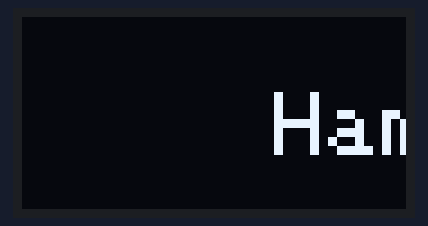
Recording of a sketch running on a simulated Arduino Uno, built with avr-gcc and run on an emulated ATmega328P. Shown: 128×64 one-colour display. What the sketch prints to the serial monitor is not drawn.

Above: at 0.54 s.
At 5.08 s:
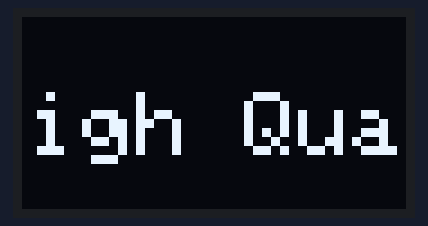
At 9.61 s:
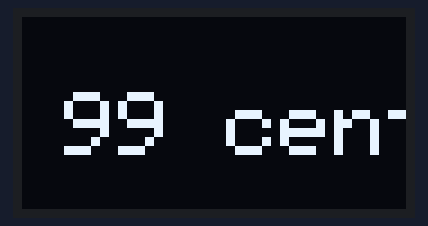
At 19.06 s:
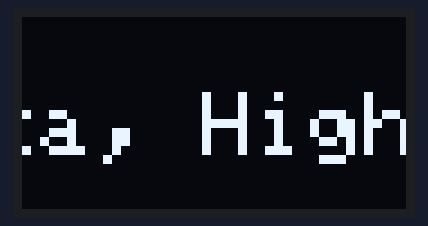
At 27.84 s:
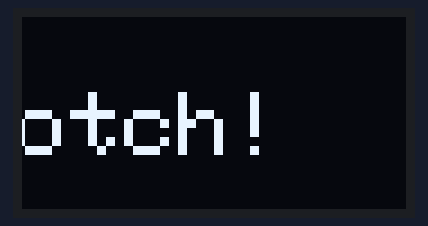
At 37.84 s:
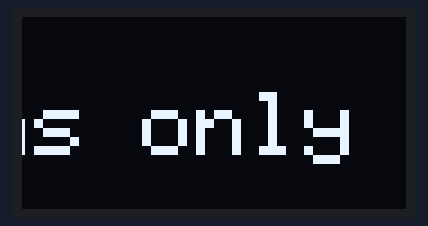

The sketch:

bWk6_Ex3_ScrollingH.ino
```cpp
/*
 * Used ssd1306 128-64 example to get started / as a base
 *
 * Found a built in function to use to prevent text wrapping here but that's all
 * https://www.instructables.com/Scrolling-text-on-TFT-screen/
 *
 */

#include <SPI.h>
#include <Wire.h>
#include <Adafruit_GFX.h>
#include <Adafruit_SSD1306.h>

#define SCREEN_WIDTH 128 // OLED display width, in pixels
#define SCREEN_HEIGHT 64 // OLED display height, in pixels

#define OLED_RESET     -1 // Reset pin # (or -1 if sharing Arduino reset pin)
#define SCREEN_ADDRESS 0x3C
Adafruit_SSD1306 display(SCREEN_WIDTH, SCREEN_HEIGHT, &Wire, OLED_RESET);
int width = display.width();
String foodAd = "Hamburgers, Hotdogs, Pizza, High Quality Sushi! All items only 99 cents! Quality is top notch!";


void setup() {
  Serial.begin(9600);

  // SSD1306_SWITCHCAPVCC = generate display voltage from 3.3V internally
  if(!display.begin(SSD1306_SWITCHCAPVCC, SCREEN_ADDRESS)) {
    Serial.println(F("SSD1306 allocation failed"));
    for(;;); // Don't proceed, loop forever
  }

  // Clear the buffer
  display.clearDisplay();
  display.setTextWrap(false);//This line will prevent the text from trying to fit on one screen


}

void loop() {

  display.clearDisplay();

  display.setTextSize(3);
  display.setTextColor(SSD1306_WHITE);
  display.setCursor(width, 25);
  display.println(foodAd);
  display.display();

  width = width - 4;
  Serial.println(width);
  Serial.println(foodAd.length());
  if(width < -1800){ // There is probably a way to guess how long the string is but this is manual
    width = display.width();
  }

}
```
